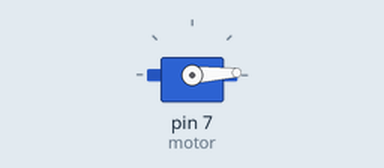
Bench run of a sketch on a simulated Arduino Uno, built with avr-gcc and run on an emulated ATmega328P. Parts: servo.

Above: at 0.05 s.
At 1.0 s:
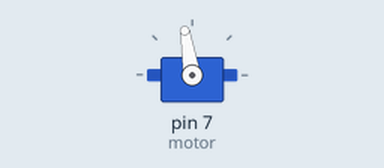
At 2.0 s:
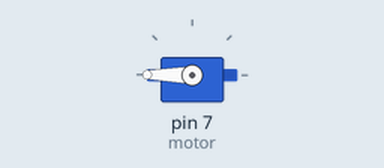
At 4.0 s:
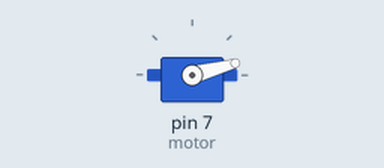
Timing chart, 0 to 6.0 s (numbered marks = the images above):
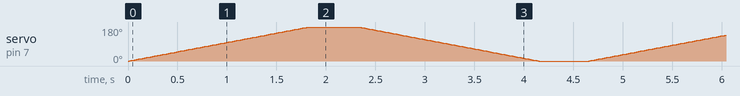

The sketch:

serv-motor-2.ino
```cpp
#include <Servo.h>
Servo motor;

void setup() {
  motor.attach(7);  // Connect servo signal wire to pin 7
}

void loop() {
  // Sweep from 0° to 180°
  for (int pos = 0; pos <= 180; pos++) {
    motor.write(pos);
    delay(10);  // Controls sweep speed
  }

  delay(500);  // Pause at 180°

  // Sweep back from 180° to 0°
  for (int pos = 180; pos >= 0; pos--) {
    motor.write(pos);
    delay(10);
  }

  delay(500);  // Pause at 0°
}
```
